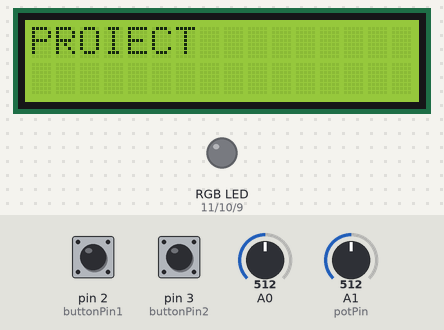
The sketch below on a simulated Arduino Uno, built with avr-gcc and run on an emulated ATmega328P. Parts: 16×2 character LCD, an RGB LED mixed from three pins (HIGH = lit). Inputs (shaded band) come from the test bench; at power-on: pin 3 (buttonPin2) LOW, pin 2 (buttonPin1) LOW, A1 (potPin) = 512, A0 = 512. Dim RGB values are drawn brighter than linear.

Above: at 1.2 s.
1.3 s: pin 3 (buttonPin2) pulled HIGH for 0.15 s
At 2.4 s:
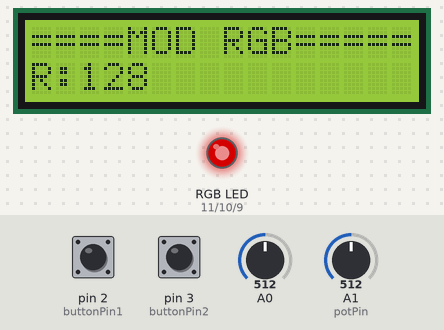
2.9 s: pin 2 (buttonPin1) pulled HIGH for 3.2 s
At 7.3 s:
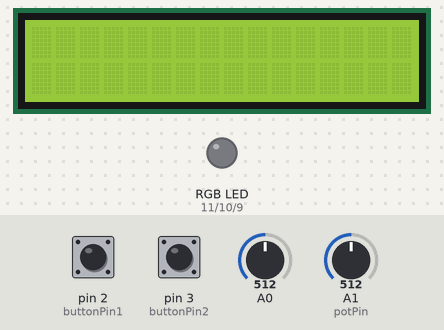
7.6 s: pin 3 (buttonPin2) pulled HIGH for 1 s
At 8.3 s:
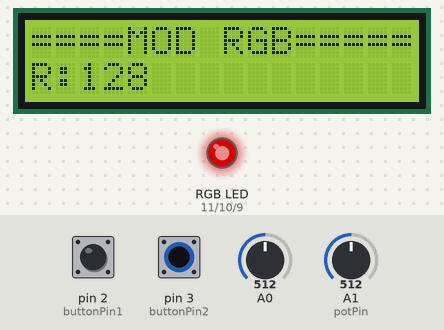
10.1 s: A1 (potPin) set to 306
At 10.8 s:
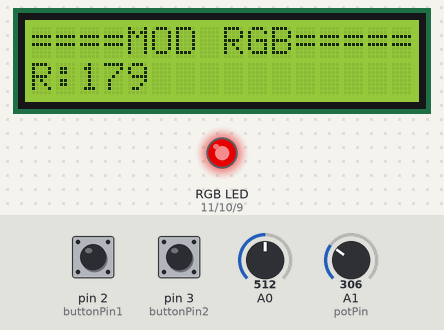
11.7 s: A1 (potPin) set to 240
At 13.0 s:
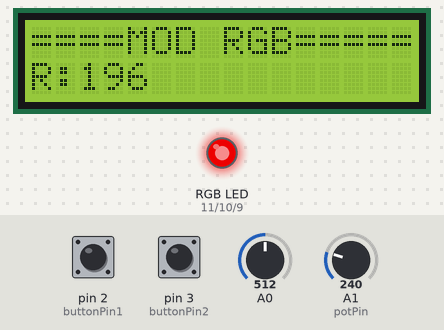
13.3 s: A1 (potPin) set to 900
At 14.3 s:
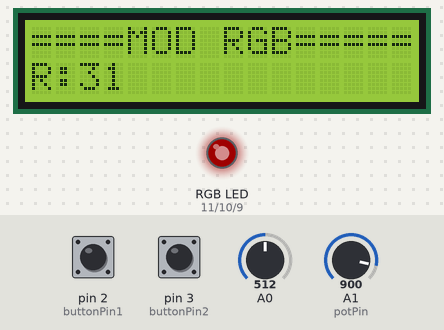
Timing chart, 0 to 15.8 s (numbered marks = the images above; inputs shaded):
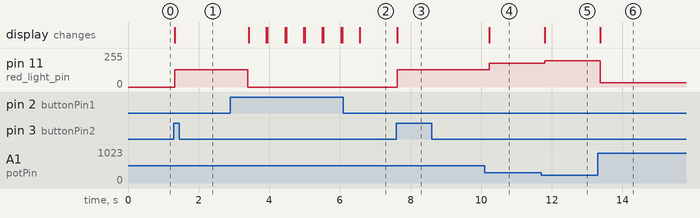

The sketch:

main.ino
```cpp
#include <Wire.h>
#include <LiquidCrystal_I2C.h>
#include "fotorezistor.h"
#include "potentiometru.h"
#include "buton.h"
#include "led.h"
#define pResistor A0
#define potPin A1
#define buttonPin1 2
#define buttonPin2 3
#define red_light_pin 11
#define green_light_pin 10
#define blue_light_pin 9

fotorezistor fotorezist(pResistor);
potentiometru potent(potPin);
buton but1(buttonPin1);
buton but2(buttonPin2);
led rgb(red_light_pin, green_light_pin, blue_light_pin);
LiquidCrystal_I2C lcd(0x27, 16, 2);

void setup()
{
    lcd.begin();
    lcd.backlight();
    lcd.setCursor(0, 0);
    lcd.print("PROIECT");
}

int x = 0;
int y = 0;
int contorRGB = 1;
int R = 0;
int G = 0;
int B = 0;

void loop()
{
    if (but1.apasare() && !but2.apasare())
    {
        x = 1;
        y = 0;
    }

    if (x == 1)
    {
        rgb.RGB_color(0, 0, 0);
        lcd.clear();
        lcd.setCursor(0, 0);
        lcd.print("=Senzor lumina==");
        lcd.setCursor(4, 1);
        lcd.print(fotorezist.lux());
        lcd.print(" lux");
        delay(500);
        if (potent.valoare() < 250)
        {
            x = 0;
            lcd.clear();
        }
    }

    if (but2.apasare() && !but1.apasare())
    {
        y = 1;
        x = 0;
    }
    if (y == 1)
    {
        if (contorRGB == 3)
        {

            lcd.setCursor(0, 0);
            lcd.print("====MOD RGB=====");
            lcd.setCursor(0, 1);
            lcd.setCursor(11, 1);
            lcd.print("B:");
            lcd.print(potent.valoare());
            lcd.print(" ");
            B = potent.valoare();
            rgb.RGB_color(R, G, B);
            delay(500);
            if (but2.apasare() && but1.apasare())
            {
                contorRGB = 5;
                y = 0;
            }
        }
        if (contorRGB == 2)
        {

            lcd.setCursor(0, 0);
            lcd.print("====MOD RGB=====");
            lcd.setCursor(0, 1);
            lcd.setCursor(5, 1);
            lcd.print("G:");
            lcd.print(potent.valoare());
            lcd.print(" ");
            G = potent.valoare();
            rgb.RGB_color(R, G, B);
            delay(500);
            if (but2.apasare() && but1.apasare())
            {
                contorRGB = 3;
                y = 0;
            }
        }
        if (contorRGB == 1)
        {
            lcd.setCursor(0, 0);
            lcd.print("====MOD RGB=====");
            lcd.setCursor(0, 1);
            lcd.print("R:");
            lcd.print(potent.valoare());
            lcd.print(" ");
            R = potent.valoare();
            rgb.RGB_color(R, G, B);
            delay(500);
            if (but1.apasare() && but2.apasare())
            {
                contorRGB = 2;
                y = 0;
            }
        }
    }
    if (contorRGB == 5)
    {
        contorRGB = 1;
    }
}
```

buton.cpp
```cpp
#include "buton.h"

buton::buton(int pin)
{
    this->pin = pin;
    pinMode(this->pin, INPUT);
}

int buton::apasare()
{
    int buttonState = digitalRead(pin);
    if (buttonState == HIGH)
    {
        return 1;
    }
    else
        return 0;
}
```

buton.h
```cpp
#ifndef ARDUINO_BUTON_H
#define ARDUINO_BUTON_H
#include <Arduino.h>

class buton
{
private:
	int pin;

public:
	buton(int);
	int apasare();
};
#endif
```

fotorezistor.cpp
```cpp
#include "fotorezistor.h"

fotorezistor::fotorezistor(int pin)
{

   this->pin = pin;
   pinMode(this->pin, INPUT);
}

int fotorezistor::lux()
{
   int value1 = analogRead(pin);
   return value1;
}
```

fotorezistor.h
```cpp
#ifndef ARDUINO_FOTOREZISTOR_H
#define ARDUINO_FOTOREZISTOR_H
#include <Arduino.h>

class fotorezistor
{
private:
	int pin;

public:
	fotorezistor(int);
	int lux();
};
#endif
```

led.cpp
```cpp
#include "led.h"

led::led(int pinr, int ping, int pinb)
{
    this->pinr = pinr;
    this->ping = ping;
    this->pinb = pinb;
    pinMode(pinr, OUTPUT);
    pinMode(ping, OUTPUT);
    pinMode(pinb, OUTPUT);
}

void led::RGB_color(int red_light_value, int green_light_value, int blue_light_value)
{
    analogWrite(pinr, red_light_value);
    analogWrite(ping, green_light_value);
    analogWrite(pinb, blue_light_value);
}
```

led.h
```cpp
#ifndef ARDUINO_LED_H
#define ARDUINO_LED_H
#include <Arduino.h>

class led
{
private:
	int pinr;
	int ping;
	int pinb;

public:
	led(int, int, int);
	void RGB_color(int, int, int);
};
#endif
```

potentiometru.cpp
```cpp
#include "potentiometru.h"

potentiometru::potentiometru(int pin)
{
    this->pin = pin;
    pinMode(this->pin, INPUT);
}
int potentiometru::valoare()
{
    int value = analogRead(pin);
    value = map(value, 0, 1023, 255, 0);
    return value;
}
```

potentiometru.h
```cpp
#ifndef ARDUINO_POTENTIOMETRU_H
#define ARDUINO_POTENTIOMETRU_H
#include <Arduino.h>

class potentiometru
{
private:
	int pin;

public:
	potentiometru(int);
	int valoare();
};
#endif
```

Measured:
- after the input at 1.3 s, pin 11 (red_light_pin): 0/255 → 128/255 at once; the display: changes at once (image 1)
- after the input at 2.9 s, pin 11 (red_light_pin): 128/255 → 0/255 after 0.49 s; the display: first changes after 0.52 s (image 2 shows a later state)
- after the input at 7.6 s, pin 11 (red_light_pin): 0/255 → 128/255 at once; the display: changes at once (image 3)
- after the input at 10.1 s, pin 11 (red_light_pin): 128/255 → 179/255 after 0.13 s; the display: changes after 0.13 s (image 4)
- after the input at 11.7 s, pin 11 (red_light_pin): 179/255 → 196/255 after 0.10 s; the display: changes after 0.10 s (image 5)
- after the input at 13.3 s, pin 11 (red_light_pin): 196/255 → 31/255 after 0.07 s; the display: changes after 0.07 s (image 6)
